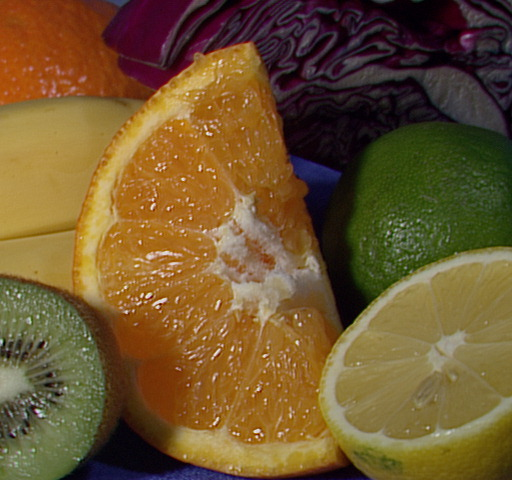
//> input picture mingw-build/opencv-samples/data/fruits.jpg, 512 x 480 px
$ ./splitMerge   (built with g++ and OpenCV 4)
//> lines starting //> are read from the running program, lines starting //| are printed output that depends on the picture
/*
 * @Author: yh
 * @Date: 2022/8/5 0:37
 * @Description:
 * @FilePath: splitMerge.cpp
 */
#include <opencv2/opencv.hpp>

using namespace cv;

int main() {
    //Mat src = imread("../static/data/HappyFish.jpg");
    Mat src = imread("../static/data/fruits.jpg");
//> src is the input picture: 480 rows x 512 cols, CV_8UC3; mean B, G, R 46.2, 85.6, 110.8
    std::vector<Mat> dest;
    split(src, dest);
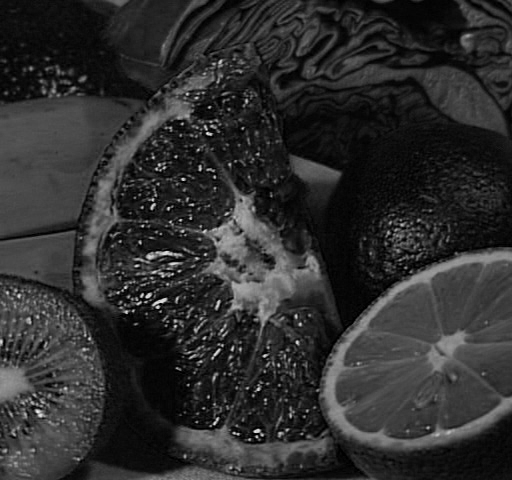
//> dest[0]: 480 rows x 512 cols, CV_8UC1; min 0, max 245, mean 46.2
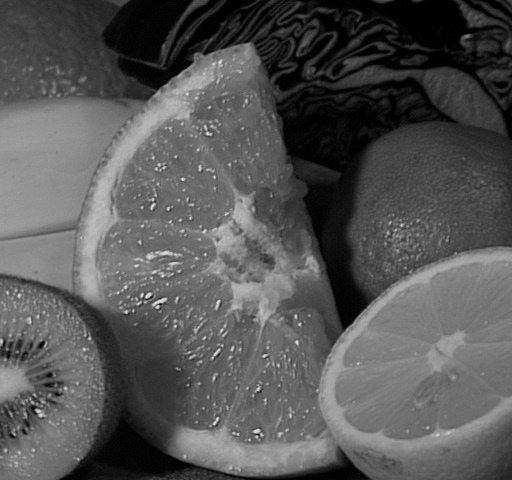
//> dest[1]: 480 rows x 512 cols, CV_8UC1; min 0, max 238, mean 85.6
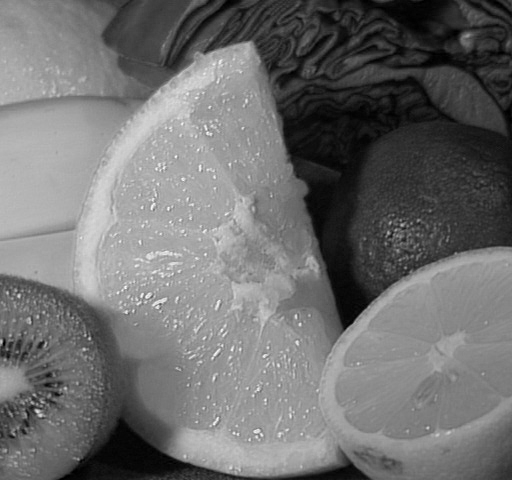
//> dest[2]: 480 rows x 512 cols, CV_8UC1; min 0, max 252, mean 110.8

    imshow("blur", dest[0]);
    imshow("green", dest[1]);
    imshow("red", dest[2]);

    waitKey(0);
    return 0;
}
